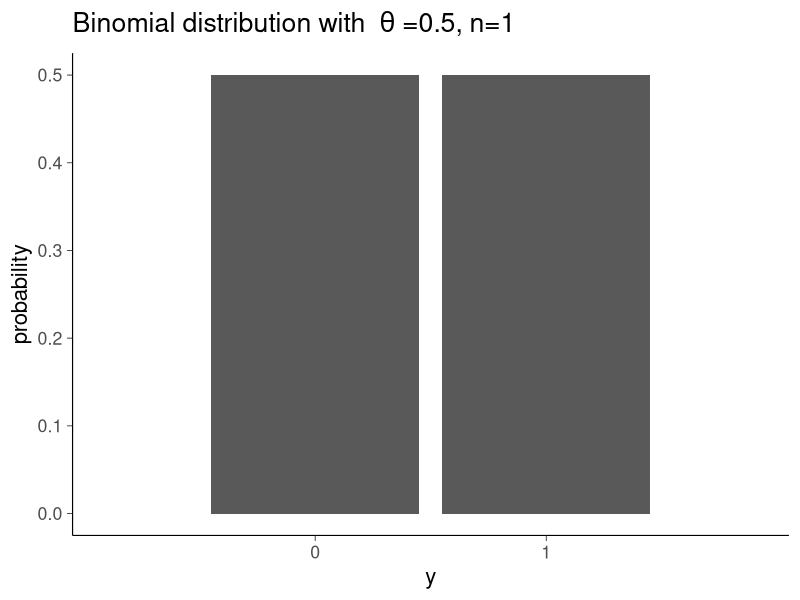
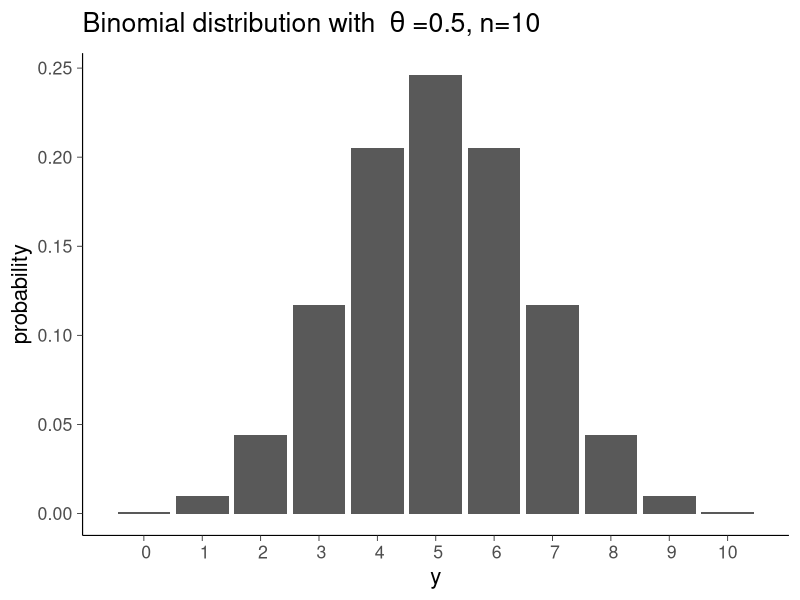
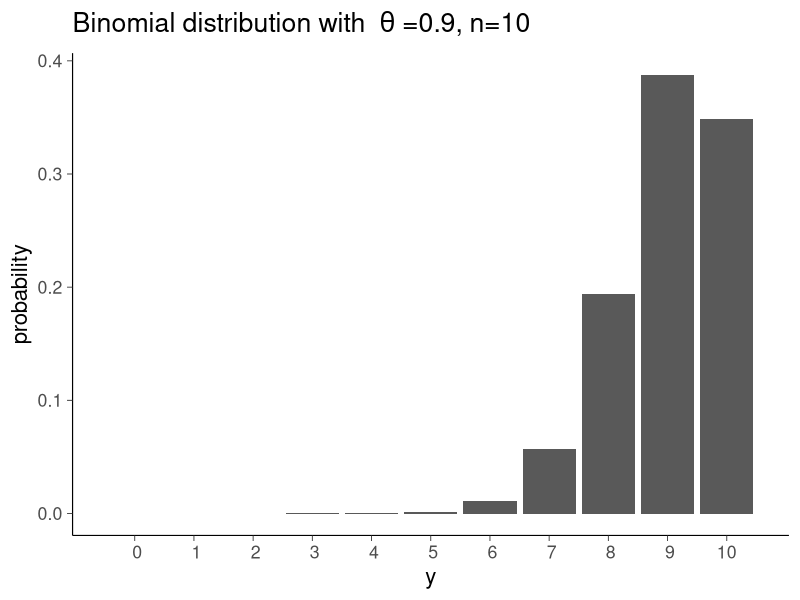
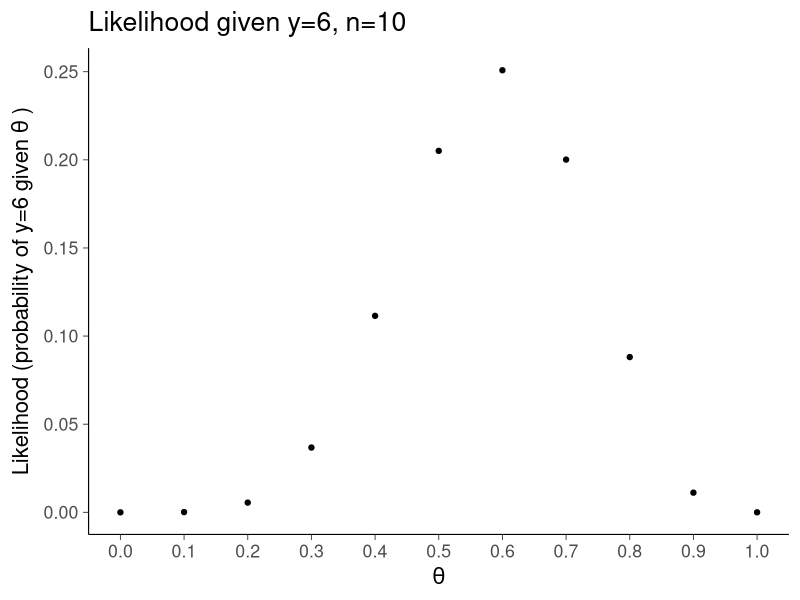
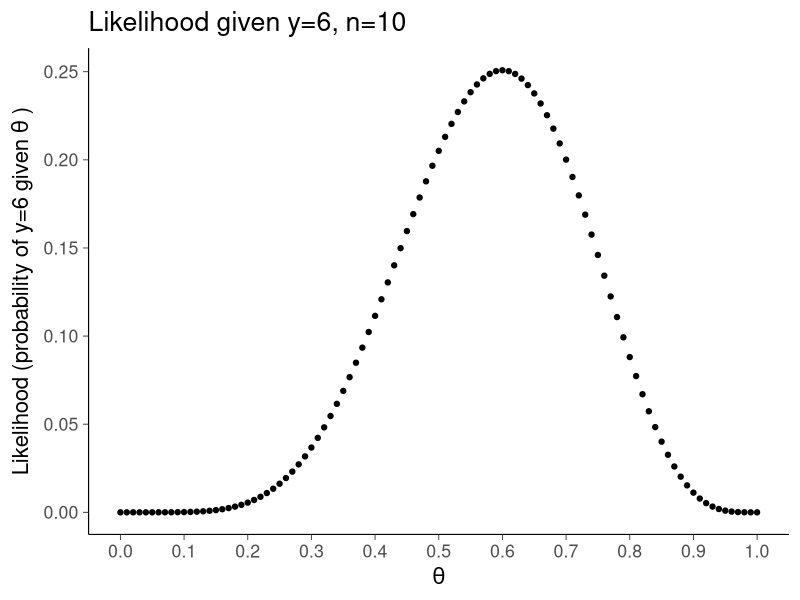
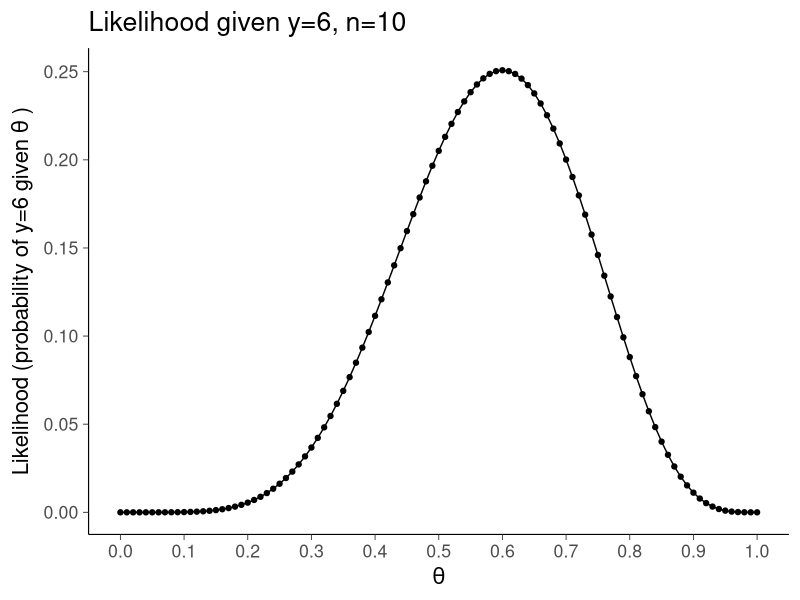
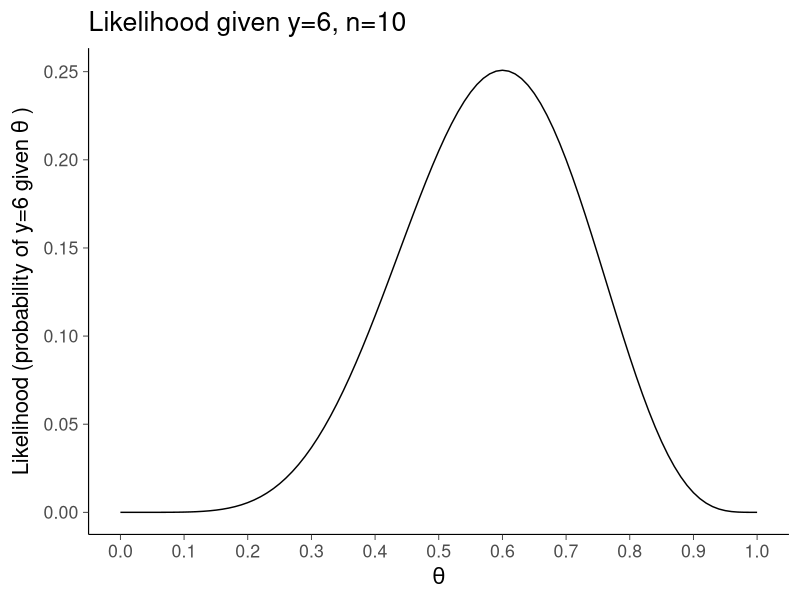
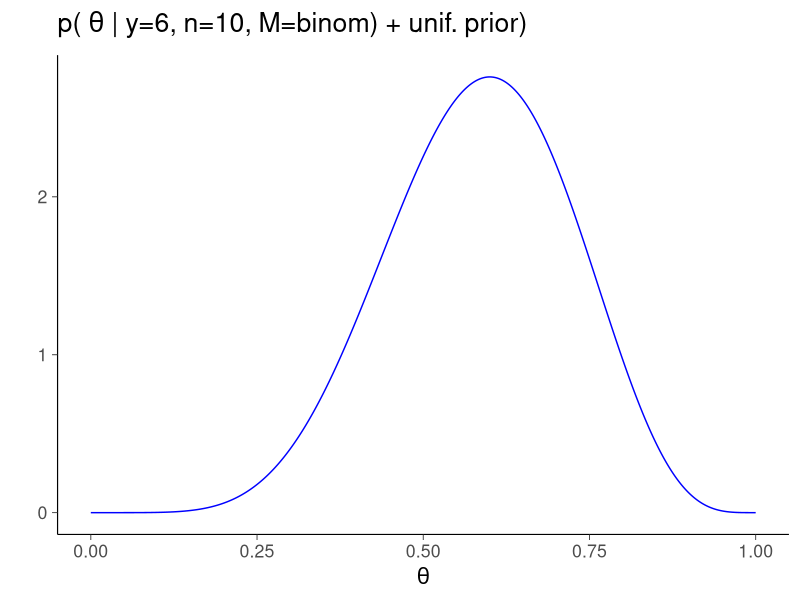

Here is the R script that generated these plots, in order:
#' ---
#' title: "Bayesian data analysis - some figs for slides_ch2"
#' author: "Aki Vehtari"
#' date: "`r format(Sys.Date())`"
#' ---

#' load packages
library(tidyverse)
library(purrr)
library(ggplot2)
theme_set(bayesplot::theme_default(base_family = "sans", base_size=16))

#' # Binomial model, Beta posterior
#' 

#' Binomial distribution with theta=0.5, n=1
ggplot(data.frame(x=0:1, y=dbinom(0:1, 1, 0.5)), aes(x=x, y=y)) +
    geom_col() +
    scale_x_discrete(breaks=0:1, limits=0:1) +
    labs(x="y", y="probability", title=bquote("Binomial distribution with " ~ theta ~ "=0.5, n=1"))

#' Binomial distribution with theta=0.5, n=10
ggplot(data.frame(x=0:10, y=dbinom(0:10, 10, 0.5)), aes(x=x, y=y)) +
    geom_col() +
    scale_x_discrete(breaks=0:10, limits=0:10) +
    labs(x="y", y="probability", title=bquote("Binomial distribution with " ~ theta~ "=0.5, n=10"))

#' Binomial distribution with theta=0.9, n=10
ggplot(data.frame(x=0:10, y=dbinom(0:10, 10, 0.9)), aes(x=x, y=y)) +
    geom_col() +
    scale_x_discrete(breaks=0:10, limits=0:10) +
    labs(x="y", y="probability", title=bquote("Binomial distribution with " ~ theta ~ "=0.9, n=10"))

#' Likelihood
ggplot(data.frame(x=seq(0,1,length.out=11), y=dbinom(6, 10, seq(0,1,length.out=11))), aes(x=x, y=y)) +
    geom_point() +
    scale_x_continuous(breaks=(0:10)/10) +
    labs(x=bquote(theta), y=bquote("Likelihood (probability of y=6 given" ~ theta ~ ")"), title=bquote("Likelihood given y=6, n=10"))
ggsave('figs/lbinom10a.pdf', width=6, height=4)

#' Likelihood
ggplot(data.frame(x=seq(0,1,length.out=101), y=dbinom(6, 10, seq(0,1,length.out=101))), aes(x=x, y=y)) +
    geom_point() +
    scale_x_continuous(breaks=seq(0,1,length.out=11)) +
    labs(x=bquote(theta), y=bquote("Likelihood (probability of y=6 given" ~ theta ~ ")"), title=bquote("Likelihood given y=6, n=10"))
ggsave('figs/lbinom10b.pdf', width=6, height=4)

#' Likelihood
ggplot(data.frame(x=seq(0,1,length.out=101), y=dbinom(6, 10, seq(0,1,length.out=101))), aes(x=x, y=y)) +
    geom_point() + geom_line() +
    scale_x_continuous(breaks=seq(0,1,length.out=11)) +
    labs(x=bquote(theta), y=bquote("Likelihood (probability of y=6 given" ~ theta ~ ")"), title=bquote("Likelihood given y=6, n=10"))
ggsave('figs/lbinom10c.pdf', width=6, height=4)

#' Likelihood
ggplot(data.frame(x=seq(0,1,length.out=101), y=dbinom(6, 10, seq(0,1,length.out=101))), aes(x=x, y=y)) +
    geom_line() +
    scale_x_continuous(breaks=seq(0,1,length.out=11)) +
    labs(x=bquote(theta), y=bquote("Likelihood (probability of y=6 given" ~ theta ~ ")"), title=bquote("Likelihood given y=6, n=10"))
ggsave('figs/lbinom10d.pdf', width=6, height=4)

integrate(function(x) dbinom(6, 10, x), 0, 1)

#' Posterior of theta of Binomial model with y=6, n=10 + unif prior
ggplot(data = data.frame(x = c(0, 1)), aes(x)) +
    stat_function(fun = dbeta, n = 601, args = list(shape1 = 7, shape2 = 5),
                  color = "blue") +
    labs(x=bquote(theta), y="", title=bquote("p(" ~ theta ~ "| y=6, n=10, M=binom) + unif. prior)"))

#' Posterior of theta of Binomial model with y=0, n=0
p1=ggplot(data = data.frame(x = c(0, 1)), aes(x)) +
    stat_function(fun = dbeta, n = 601, args = list(shape1 = 1, shape2 = 11),
                  color = "blue") +
    labs(x=bquote(theta), y="",
         title=bquote("Posterior of " ~ theta ~ " of Binomial model with y=0, n=10")) +
  theme(plot.title = element_text(size=16))

p1+ annotate(geom ="text", x=1/12, y=-0.5, label="Mean", color="white")
ggsave('binom_0_10_post.pdf',width=6,height=4)

p1 + geom_segment(x=1/12, xend=1/12, y=0, yend=11, color="red") +
  annotate(geom ="text", x=1/12, y=-0.5, label="Mean")
ggsave('binom_0_10_post_mean.pdf',width=6,height=4)

p1 + geom_segment(x=0/12, xend=0/12, y=0, yend=11, color="red") +
  annotate(geom ="text", x=0/12, y=-0.5, label="Mode")
ggsave('binom_0_10_post_mode.pdf',width=6,height=4)

#' Posterior of theta of Binomial model with y=150, n=1000
p1=ggplot(data = data.frame(x = c(0, 1)), aes(x)) +
    stat_function(fun = dbeta, n = 601, args = list(shape1 = 150+1, shape2 = 850+1),
                  color = "blue") +
    labs(x=bquote(theta), y="",
         title=bquote("Posterior of " ~ theta ~ " of Binomial model with y=150, n=1000")) +
  theme(plot.title = element_text(size=16))

p1+ annotate(geom ="text", x=151/1002, y=-0.5, label="Mean", color="white")
ggsave('binom_150_1000_post.pdf',width=6,height=4)

p1 + geom_segment(x=151/1002, xend=151/1002, y=0, yend=35, color="red") +
  annotate(geom ="text", x=151/1001, y=-0.5, label="Mean")
ggsave('binom_150_1000_post_mean.pdf',width=6,height=4)

p1 + geom_segment(x=149/998, xend=149/998, y=0, yend=35, color="red") +
  annotate(geom ="text", x=149/998, y=-0.5, label="Mode")
ggsave('binom_150_1000_post_mode.pdf',width=6,height=4)


#' Posterior of theta of Binomial model with y=10, n=10
ggplot(data = data.frame(x = c(0, 1)), aes(x)) +
    stat_function(fun = dbeta, n = 601, args = list(shape1 = 11, shape2 = 1),
                  color = "blue") +
    geom_segment(x=11/12, xend=11/12, y=0, yend=11, color="red") +
    annotate(geom ="text", x=11/12, y=-0.5, label="Mean")  +
    labs(x=bquote(theta), y="",
         title=bquote("Posterior of " ~ theta ~ " of Binomial model with y=10, n=10"))

#' Posterior of theta of Binomial model with y=10, n=10
ggplot(data = data.frame(x = c(0, 1)), aes(x)) +
    stat_function(fun = dbeta, n = 601, args = list(shape1 = 11, shape2 = 1),
                  color = "blue") +
    geom_segment(x=11/12, xend=11/12, y=0, yend=11, color="red") +
    annotate(geom ="text", x=11/12, y=-0.5, label="Mean")  +
    labs(x=bquote(theta), y="", title=bquote("p(" ~ theta ~ "| y=10, n=10, M=binom) + unif. prior"))

#' Posterior of theta of Binomial model with y=10, n=10 + Beta(2,2) prior
ggplot(data = data.frame(x = c(0, 1)), aes(x)) +
    stat_function(fun = dbeta, n = 601, args = list(shape1 = 12, shape2 = 2),
                  color = "blue") +
    geom_segment(x=12/14, xend=12/14, y=0, yend=11, color="red") +
    annotate(geom ="text", x=12/14, y=-0.5, label="Mean")  +
    labs(x=bquote(theta), y="", title=bquote("p(" ~ theta ~ "| y=10, n=10, M=binom) + Beta(2,2) prior"))

#' Posterior of theta of Binomial model with y=6, n=10 + unif prior
ggplot(data = data.frame(x = c(0, 1)), aes(x)) +
    stat_function(fun = dbeta, n = 601, args = list(shape1 = 7, shape2 = 5),
                  color = "blue") +
    labs(x=bquote(theta), y="", title=bquote("p(" ~ theta ~ "| y=6, n=10, M=binom) + unif. prior)"))


#' # Gaussian model with known variance, Gaussian posterior
#' 

#' fake data
tb <- tibble(id = c(1, 2), height_mu=c(175, 185), height_sd=c(4, 2))

#' population mean and standard deviation for male height in Finland
popmu=181;
popsd=6;

#' posterior functions
postsd <- function (priorsd, obssd) { sqrt(1/(1/priorsd^2+1/obssd^2)) }
postmu <- function (priormu, priorsd, obsmu, obssd) {
    (priormu/priorsd^2 + obsmu/obssd^2)/(1/priorsd^2+1/obssd^2) }

#' base for plots
pbase <- ggplot(data = data.frame(x = c(155, 205)), aes(x)) +
    labs(y="", x="Height in cm")

#' Plot fake guesses
guessdf <- pmap_df(tb, ~ data_frame(x = seq(150, 210, length.out = 601), id=..1,
                                   density = dnorm(x, ..2, ..3)))
pguess <- ggplot(guessdf, aes(group = id, x = x, y = density)) + 
    geom_line(linetype=1, color="blue")
pguess

#' Plot fake guesses + prior
pguess + 
    stat_function(fun = dnorm, n = 101, args = list(mean = popmu, sd = popsd),
                  color = "red")

#' Compute posterior mu and sd
tb <- mutate(tb,
             height_pmu = postmu(popmu, popsd, height_mu, height_sd),
             height_psd = postsd(popsd, height_sd)
             )

#' Compute posterior densities
postdf <- pmap_df(tb, ~ data_frame(x = seq(150, 210, length.out = 601), id=..1,
                                   density = dnorm(x, ..4, ..5)))

#' Plot posterior densities
ppost <- ggplot(guessdf, aes(group = id, x = x, y = density)) + 
    geom_line(linetype=1, color="blue") + 
    geom_line(data = postdf, linetype=1, color="violet") +
    stat_function(fun = dnorm, n = 101, args = list(mean = popmu, sd = popsd),
                  color = "red")
ppost
